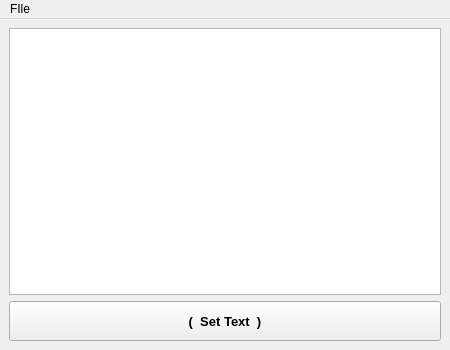
<?xml version="1.0" encoding="UTF-8"?>
<ui version="4.0">
 <class>MainWindow</class>
 <widget class="QMainWindow" name="MainWindow">
  <property name="geometry">
   <rect>
    <x>0</x>
    <y>0</y>
    <width>450</width>
    <height>350</height>
   </rect>
  </property>
  <property name="windowTitle">
   <string>Text to Phone</string>
  </property>
  <property name="windowIcon">
   <iconset resource="myrec.qrc">
    <normaloff>:/icon/icon.ico</normaloff>:/icon/icon.ico</iconset>
  </property>
  <widget class="QWidget" name="centralwidget">
   <layout class="QGridLayout" name="gridLayout">
    <item row="0" column="0">
     <widget class="QTextEdit" name="textEdit">
      <property name="font">
       <font>
        <pointsize>13</pointsize>
        <bold>true</bold>
       </font>
      </property>
      <property name="lineWrapMode">
       <enum>QTextEdit::WidgetWidth</enum>
      </property>
     </widget>
    </item>
    <item row="1" column="0">
     <widget class="QPushButton" name="pb_Set">
      <property name="minimumSize">
       <size>
        <width>0</width>
        <height>40</height>
       </size>
      </property>
      <property name="font">
       <font>
        <pointsize>10</pointsize>
        <bold>true</bold>
       </font>
      </property>
      <property name="text">
       <string>(  Set Text  )</string>
      </property>
      <property name="shortcut">
       <string>Ctrl+S</string>
      </property>
     </widget>
    </item>
   </layout>
  </widget>
  <widget class="QMenuBar" name="menuBar">
   <property name="geometry">
    <rect>
     <x>0</x>
     <y>0</y>
     <width>450</width>
     <height>21</height>
    </rect>
   </property>
   <widget class="QMenu" name="menuFIle">
    <property name="title">
     <string>FIle</string>
    </property>
    <addaction name="actionNew_Window"/>
    <addaction name="actionOpen"/>
    <addaction name="separator"/>
    <addaction name="actionSave_as"/>
   </widget>
   <addaction name="menuFIle"/>
  </widget>
  <action name="actionSave_as">
   <property name="text">
    <string>Save as</string>
   </property>
   <property name="shortcut">
    <string>Ctrl+Shift+S</string>
   </property>
  </action>
  <action name="actionNew_Window">
   <property name="text">
    <string>New Window</string>
   </property>
   <property name="shortcut">
    <string>Ctrl+N</string>
   </property>
  </action>
  <action name="actionOpen">
   <property name="text">
    <string>Open</string>
   </property>
   <property name="shortcut">
    <string>Ctrl+O</string>
   </property>
  </action>
 </widget>
 <resources>
  <include location="myrec.qrc"/>
 </resources>
 <connections/>
</ui>
